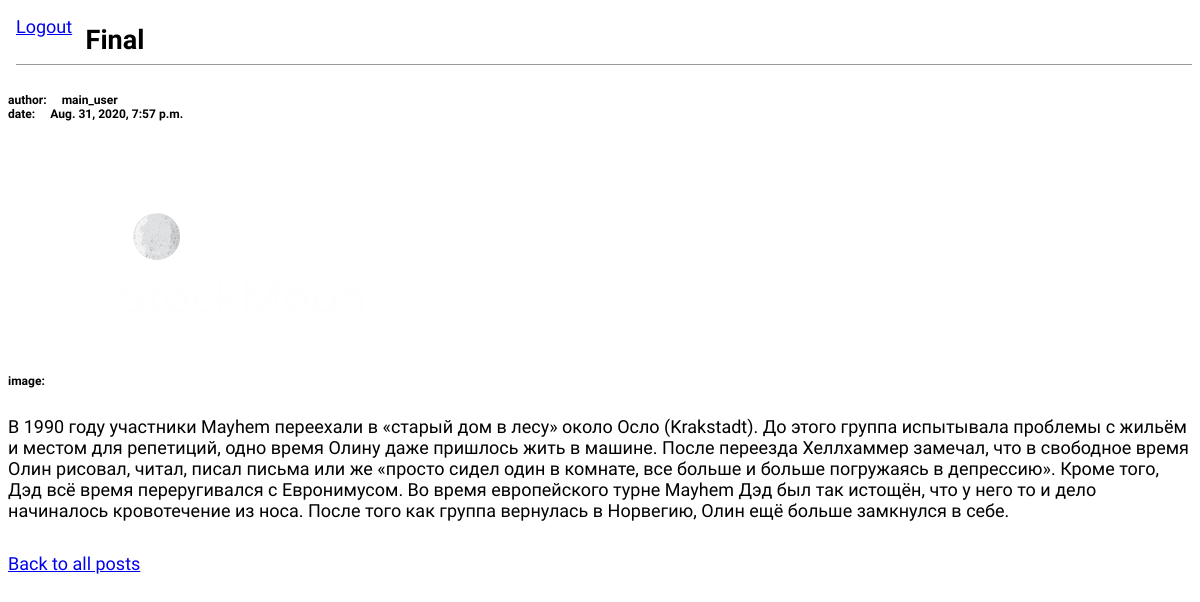
The page /posts/27/ on the database its author committed.
### posts/models.py (models this page shows, shortened)
class Post(models.Model):
    title = models.CharField(max_length=200)
    date = models.DateTimeField('date published', auto_now_add=True)
    author = models.ForeignKey('core.User',
                                on_delete=models.CASCADE,)
    body = models.TextField()
    image = models.ImageField(upload_to='images', default='No image')

### core/models.py (models this page shows)
class User(AbstractUser):
    pass

### posts/views.py (the view)
# urls.py: path('<int:pk>/', PostView.as_view(), name='post-view'),
class PostView(DetailView):
    model = Post
    template_name = 'post.html'

### posts/templates/post.html (shortened to what this page needs)
{% load static %}
<html>
	<head>
		<link href="{% static 'css/base.css' %}" rel="stylesheet">
	</head>
	<body>
		<div class="post-entry">
			<header>
				<a href='{% url "core:logout-view" %}'>Logout</a>
				<h2>&nbsp; {{ post.title }}</h2><br>
			</header>
			<h6>
				author: &nbsp; &nbsp; {{ post.author }}<br>
				date: &nbsp; &nbsp; {{ post.date }}<br>
				{% if not post.image == 'No image'%}
					<br>image: &nbsp; &nbsp;
					<img src='{{ post.image.url }}' style="max-height:250px">
				{% endif %}
			</h6>
			<div class="container">
				{{ post.body }}
			</div>
		</div>
		<a href='{% url "posts:posts-view" %}'>Back to all posts</a>
	</body>
</html>

### static/css/base.css (style rules this page uses)
body { font-family: 'Source Sans Pro', sans-serif; font-size: 18px; }
header { margin-top: 1rem; margin-left: 0.5rem; border-bottom: 1px solid #999; margin-bottom: 0.5rem; display: flex; }
.container { text-overflow:ellipsis; overflow: hidden; }
.post-entry { margin-bottom: 2rem; }
.post-entry h2 { margin: 0.5rem 0; }

### rows shown on the page
Post: title "Final", author "main_user", date "Aug. 31, 2020, 7:57 p.m.", image (picture), body "В 1990 году участники Mayhem переехали в «старый дом в лесу» около Осло (Krakstadt). До этого группа испытывала проблемы с жильём и местом для репетиций, одно время Олину даже пришлось жить в машине. После переезда Хеллхаммер замечал, что в свободное время Олин рисовал, читал, писал письма или же «просто сидел один в комнате, все больше и больше погружаясь в депрессию». Кроме того, Дэд всё время переругивался с Евронимусом. Во время европейского турне Mayhem Дэд был так истощён, что у него то и дело начиналось кровотечение из носа. После того как группа вернулась в Норвегию, Олин ещё больше замкнулся в себе."
